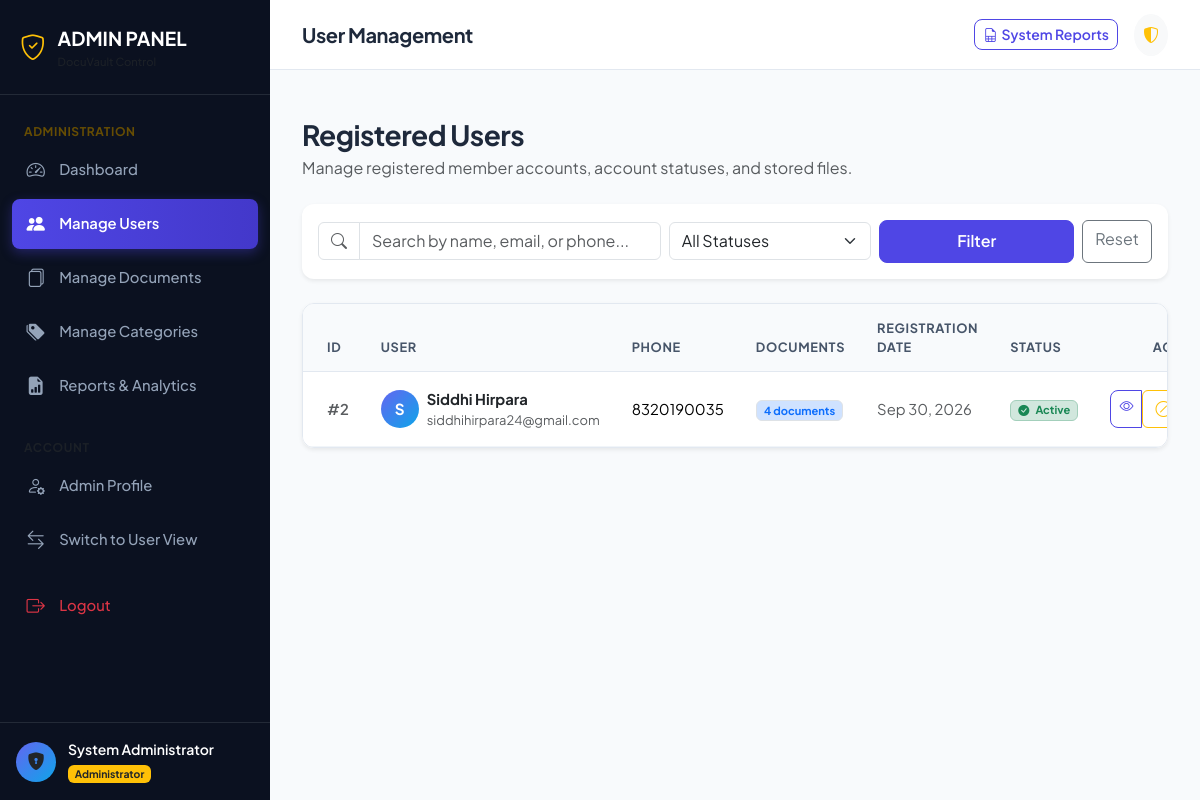
Page /admin/users (signed in) on the committed database.
### models/user.py (models this page shows, shortened)
class User(db.Model, UserMixin):
    __tablename__ = 'users'
    id = db.Column(db.Integer, primary_key=True)
    full_name = db.Column(db.String(100), nullable=False)
    email = db.Column(db.String(120), unique=True, nullable=False, index=True)
    phone = db.Column(db.String(20), nullable=True)
    password_hash = db.Column(db.String(255), nullable=False)
    role = db.Column(db.String(20), default='user', nullable=False)  # 'user' or 'admin'
    status = db.Column(db.String(20), default='active', nullable=False)  # 'active' or 'inactive'
    created_at = db.Column(db.DateTime, default=datetime.utcnow, nullable=False)
    updated_at = db.Column(db.DateTime, default=datetime.utcnow, onupdate=datetime.utcnow, nullable=False)
    documents = db.relationship('Document', back_populates='user', cascade='all, delete-orphan', lazy='dynamic')
    password_reset_tokens = db.relationship('PasswordResetToken', back_populates='user', cascade='all, delete-orphan', lazy='dynamic')
    @property
    def is_admin(self):
        return self.role == 'admin'
    @property
    def is_active(self):
        return self.status == 'active'

### routes/admin.py (the view, shortened to what this page needs)
@admin_bp.route('/users')
@login_required
@admin_required
def users():
    search_query = request.args.get('q', '').strip()
    status_filter = request.args.get('status', '').strip()
    query = User.query.filter(User.role != 'admin')
    if status_filter in ['active', 'inactive']:
        query = query.filter_by(status=status_filter)
    all_users = query.order_by(User.created_at.desc()).all()
    return render_template(
        'admin/users.html',
        users=all_users,
        search_query=search_query,
        status_filter=status_filter
    )

### templates/admin/users.html (shortened to what this page needs)
{% extends "admin/base_admin.html" %}
{% block page_heading %}User Management{% endblock %}
{% block content %}
<div class="container-fluid px-0">
    <div class="d-flex flex-column flex-md-row justify-content-between align-items-start align-items-md-center mb-4 gap-3">
        <div>
            <h3 class="fw-bold mb-1">Registered Users</h3>
            <p class="text-muted mb-0">Manage registered member accounts, account statuses, and stored files.</p>
        </div>
    </div>
    <div class="card border-0 shadow-sm mb-4">
        <div class="card-body p-3">
            <form method="GET" action="{{ url_for('admin.users') }}" class="row g-2 align-items-center">
                <div class="col-12 col-md-5">
                    <div class="input-group">
                        <span class="input-group-text bg-white"><i class="bi bi-search text-muted"></i></span>
                        <input type="text" class="form-control" name="q" value="{{ search_query or '' }}" placeholder="Search by name, email, or phone...">
                    </div>
                </div>
                <div class="col-6 col-md-3">
                    <select class="form-select" name="status">
                        <option value="">All Statuses</option>
                    </select>
                </div>
                <div class="col-6 col-md-4 d-flex gap-2">
                    <button type="submit" class="btn btn-primary flex-grow-1">Filter</button>
                    <a href="{{ url_for('admin.users') }}" class="btn btn-outline-secondary">Reset</a>
                </div>
            </form>
        </div>
    </div>
    <div class="card border-0 shadow-sm">
        <div class="card-body p-0">
            {% if users %}
            <div class="table-responsive">
                <table class="table table-hover align-middle mb-0">
                    <thead class="table-light">
                        <tr>
                            <th scope="col" class="ps-4">ID</th>
                            <th scope="col">User</th>
                            <th scope="col">Phone</th>
                            <th scope="col">Documents</th>
                            <th scope="col">Registration Date</th>
                            <th scope="col">Status</th>
                            <th scope="col" class="text-end pe-4">Actions</th>
                        </tr>
                    </thead>
                    <tbody>
                        {% for u in users %}
                        <tr>
                            <td class="ps-4 text-muted fw-semibold">#{{ u.id }}</td>
                            <td>
                                <div class="d-flex align-items-center gap-2">
                                    <div class="user-avatar" style="width: 38px; height: 38px; font-size: 0.95rem;">
                                        {{ u.full_name[:1] | upper }}
                                    </div>
                                    <div>
                                        <a href="{{ url_for('admin.user_details', user_id=u.id) }}" class="fw-bold text-dark text-decoration-none">
                                            {{ u.full_name }}
                                        </a>
                                        <div class="small text-muted">{{ u.email }}</div>
                                    </div>
                                </div>
                            </td>
                            <td class="small">{{ u.phone or '-' }}</td>
                            <td>
                                <a href="{{ url_for('admin.user_details', user_id=u.id) }}" class="badge bg-primary-subtle text-primary border text-decoration-none">
                                    {{ u.documents.count() }} documents
                                </a>
                            </td>
                            <td class="small text-muted">{{ u.created_at.strftime('%b %d, %Y') }}</td>
                            <td>
                                <span class="badge {% if u.status == 'active' %}bg-success-subtle text-success border border-success-subtle{% else %}bg-danger-subtle text-danger border border-danger-subtle{% endif %}">
                                    <i class="bi {% if u.status == 'active' %}bi-check-circle-fill{% else %}bi-dash-circle-fill{% endif %} me-1"></i>
                                    {{ u.status | capitalize }}
                                </span>
                            </td>
                            <td class="text-end pe-4">
                                <div class="btn-group btn-group-sm">
                                    <a href="{{ url_for('admin.user_details', user_id=u.id) }}" class="btn btn-outline-primary" data-bs-toggle="tooltip" title="View Profile & Documents">
                                        <i class="bi bi-eye"></i>
                                    </a>
                                    <form method="POST" action="{{ url_for('admin.toggle_user_status', user_id=u.id) }}" class="d-inline">
                                        {% if u.status == 'active' %}
                                        <button type="submit" class="btn btn-outline-warning" data-bs-toggle="tooltip" title="Deactivate User">
                                            <i class="bi bi-slash-circle"></i>
                                        </button>
                                        {% else %}
                                        <button type="submit" class="btn btn-outline-success" data-bs-toggle="tooltip" title="Activate User">
                                            <i class="bi bi-check-circle"></i>
                                        </button>
                                        {% endif %}
                                    </form>
                                </div>
                            </td>
                        </tr>
                        {% endfor %}
                    </tbody>
                </table>
            </div>
            {% else %}
            <div class="text-center py-5">
                <i class="bi bi-people display-4 text-muted mb-3 d-block"></i>
                <h5 class="fw-bold">No users match your criteria</h5>
                <p class="text-muted small">Try modifying the search filters.</p>
            </div>
            {% endif %}
        </div>
    </div>
</div>
{% endblock %}

### templates/admin/base_admin.html (shortened to what this page needs)
{% extends "base.html" %}
{% block body %}
<div class="app-container">
    <aside class="app-sidebar" style="background-color: #0b1120;">
        <div class="sidebar-header border-secondary border-opacity-25">
            <a href="{{ url_for('admin.dashboard') }}" class="sidebar-brand">
                <i class="bi bi-shield-check text-warning"></i>
                <div class="d-flex flex-column">
                    <span>ADMIN PANEL</span>
                    <span class="text-muted" style="font-size: 0.7rem; font-weight: 500;">{{ app_name }} Control</span>
                </div>
            </a>
        </div>
        <ul class="sidebar-menu">
            <li class="sidebar-menu-category text-warning-emphasis">Administration</li>
            <li class="sidebar-menu-item">
                <a href="{{ url_for('admin.dashboard') }}" class="sidebar-link {% if request.endpoint == 'admin.dashboard' %}active{% endif %}">
                    <i class="bi bi-speedometer2"></i>
                    <span>Dashboard</span>
                </a>
            </li>
            <li class="sidebar-menu-item">
                <a href="{{ url_for('admin.users') }}" class="sidebar-link {% if request.endpoint in ['admin.users', 'admin.user_details'] %}active{% endif %}">
                    <i class="bi bi-people-fill"></i>
                    <span>Manage Users</span>
                </a>
            </li>
            <li class="sidebar-menu-item">
                <a href="{{ url_for('admin.documents') }}" class="sidebar-link {% if request.endpoint == 'admin.documents' %}active{% endif %}">
                    <i class="bi bi-files"></i>
                    <span>Manage Documents</span>
                </a>
            </li>
            <li class="sidebar-menu-item">
                <a href="{{ url_for('admin.categories') }}" class="sidebar-link {% if request.endpoint == 'admin.categories' %}active{% endif %}">
                    <i class="bi bi-tags-fill"></i>
                    <span>Manage Categories</span>
                </a>
            </li>
            <li class="sidebar-menu-item">
                <a href="{{ url_for('admin.reports') }}" class="sidebar-link {% if request.endpoint == 'admin.reports' %}active{% endif %}">
                    <i class="bi bi-file-earmark-bar-graph-fill"></i>
                    <span>Reports & Analytics</span>
                </a>
            </li>
            <li class="sidebar-menu-category text-muted mt-3">Account</li>
            <li class="sidebar-menu-item">
                <a href="{{ url_for('admin.profile') }}" class="sidebar-link {% if request.endpoint == 'admin.profile' %}active{% endif %}">
                    <i class="bi bi-person-gear"></i>
                    <span>Admin Profile</span>
                </a>
            </li>
            <li class="sidebar-menu-item">
                <a href="{{ url_for('user.dashboard') }}" class="sidebar-link">
                    <i class="bi bi-arrow-left-right"></i>
                    <span>Switch to User View</span>
                </a>
            </li>
            <li class="sidebar-menu-item mt-3">
                <a href="{{ url_for('auth.logout') }}" class="sidebar-link text-danger">
                    <i class="bi bi-box-arrow-right"></i>
                    <span>Logout</span>
                </a>
            </li>
        </ul>
        <div class="sidebar-footer border-secondary border-opacity-25">
            <div class="user-snippet">
                <div class="user-avatar bg-warning text-dark fw-bold">
                    <i class="bi bi-shield-lock-fill"></i>
                </div>
                <div class="overflow-hidden">
                    <div class="text-white fw-semibold text-truncate small">{{ current_user.full_name }}</div>
                    <span class="badge bg-warning text-dark" style="font-size: 0.65rem;">Administrator</span>
                </div>
            </div>
        </div>
    </aside>
    <div class="app-main">
        <header class="app-topbar">
            <div class="d-flex align-items-center gap-3">
                <h5 class="mb-0 fw-bold d-none d-sm-block">{% block page_heading %}Admin Dashboard{% endblock %}</h5>
            </div>
            <div class="d-flex align-items-center gap-3">
                <a href="{{ url_for('admin.reports') }}" class="btn btn-sm btn-outline-primary d-none d-md-inline-flex align-items-center gap-1">
                    <i class="bi bi-file-earmark-spreadsheet"></i> System Reports
                </a>
                <div class="dropdown">
                    <button class="btn btn-light rounded-circle p-2" type="button" data-bs-toggle="dropdown" aria-expanded="false">
                        <i class="bi bi-shield-shaded text-warning"></i>
                    </button>
                </div>
            </div>
        </header>
        <div class="container-fluid px-4 pt-3">
        </div>
        <main class="app-content">
            {% block content %}{% endblock %}
        </main>
    </div>
</div>
{% endblock %}

### rows in the picture
User: full_name "System Administrator"
User: id "2", full_name "S", full_name "Siddhi Hirpara", email "siddhihirpara24@gmail.com", phone "8320190035", documents.count "4", created_at "Sep 30, 2026", status "Active"
